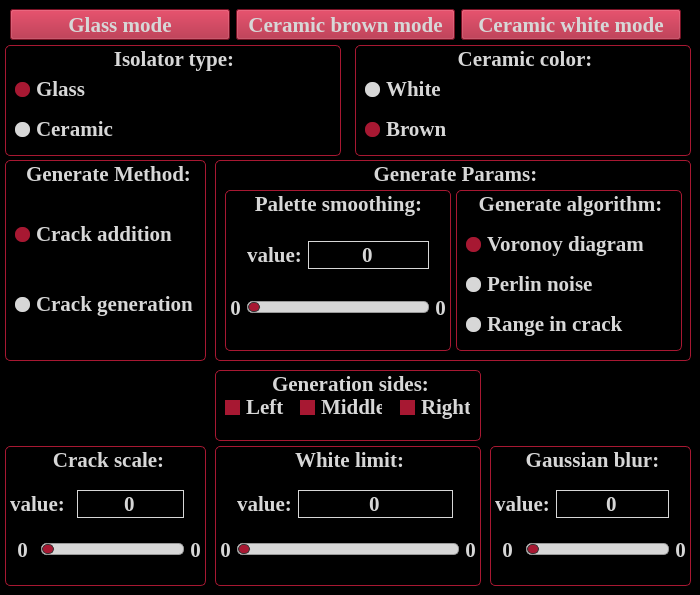
    <widget class="QWidget" name="tabProperties">
     <property name="styleSheet">
      <string notr="true">QWidget {
	background-color: black;
	color: #a71832;
    font-family: Times New Roman;
    font-size: 16pt;
    font-weight: 600;
}

QLineEdit {
	color: rgb(215, 215, 215);
	 border: 0.5px solid rgb(215, 215, 215);
}

QPushButton {
	color: rgb(215, 215, 215);
	background-color: rgb(167, 24, 50);
}

QPushButton:!enabled {
	color: rgb(215, 215, 215);
	background-color: rgb(88, 2, 13);
}

QPushButton:hover {
	color: rgb(215, 215, 215);
	background-color: rgb(109, 3, 16);
}

/*GROUP BOX*/
QGroupBox {
	color: #d7d7d7;
    border: 1px solid rgb(167, 24, 50);
    border-radius: 5px;
}

QLabel {
	color: rgb(215, 215, 215);
}

/*CHECK BOX*/
QCheckBox {
	color: rgb(215, 215, 215);
}

QCheckBox::indicator {
    width: 15px;
    height: 15px;
}

QCheckBox::indicator:unchecked {
	background-color: rgb(215, 215, 215);
}

QCheckBox::indicator:unchecked:hover {
    image: url(:/images/checkbox_unchecked_hover.png);
}

QCheckBox::indicator:unchecked:pressed {
    image: url(:/images/checkbox_unchecked_pressed.png);
}

QCheckBox::indicator:checked {
	background-color: rgb(167, 24, 50);
}

QCheckBox::indicator:checked:hover {
    image: url(:/images/checkbox_checked_hover.png);
}

QCheckBox::indicator:checked:pressed {
    image: url(:/images/checkbox_checked_pressed.png);
}

QCheckBox::indicator:indeterminate:hover {
    image: url(:/images/checkbox_indeterminate_hover.png);
}

QCheckBox::indicator:indeterminate:pressed {
    image: url(:/images/checkbox_indeterminate_pressed.png);
}

/*RADIO BUTTON*/
QRadioButton {
color: rgb(215, 215, 215);
}

QRadioButton::indicator {
    width: 15px;
    height: 15px;
}

QRadioButton::indicator::unchecked {
    
	background-color: rgb(215, 215, 215);
	border-radius: 7px;
}

QRadioButton::indicator:unchecked:hover {
    image: url(:/images/radiobutton_unchecked_hover.png);
}

QRadioButton::indicator:unchecked:pressed {
    image: url(:/images/radiobutton_unchecked_pressed.png);
}

QRadioButton::indicator::checked {
    
	background-color: rgb(167, 24, 50);
	border-radius: 7px;
}

QRadioButton::indicator:checked:hover {
    image: url(:/images/radiobutton_checked_hover.png);
}

QRadioButton::indicator:checked:pressed {
    image: url(:/images/radiobutton_checked_pressed.png);
}

/*HORIZONTAL SLIDER*/
QSlider::groove:horizontal {
    border: 1px solid #999999;
    height: 10px;
    background: rgb(215, 215, 215);
    margin: 0px;
	border-radius: 5px;
}

QSlider::handle:horizontal {
    background: rgb(167, 24, 50);
    border: 1px solid rgb(51, 51, 51);
    width: 10px;
	height: 30px;
    border-radius: 5px;
}</string>
     </property>
     <attribute name="title">
      <string>Properties</string>
     </attribute>
     <widget class="QGroupBox" name="gbWhiteLimit">
      <property name="geometry">
       <rect>
        <x>215</x>
        <y>446</y>
        <width>266</width>
        <height>140</height>
       </rect>
      </property>
      <property name="font">
       <font>
        <family>Times New Roman</family>
        <pointsize>16</pointsize>
        <weight>75</weight>
        <bold>true</bold>
       </font>
      </property>
      <property name="title">
       <string>White limit:</string>
      </property>
      <property name="alignment">
       <set>Qt::AlignCenter</set>
      </property>
      <widget class="QWidget" name="widget_3" native="true">
       <property name="geometry">
        <rect>
         <x>5</x>
         <y>30</y>
         <width>256</width>
         <height>101</height>
        </rect>
       </property>
       <layout class="QGridLayout" name="gridLayout_4">
        <item row="1" column="0">
         <widget class="QLabel" name="lblWhiteLimitMin">
          <property name="font">
           <font>
            <family>Times New Roman</family>
            <pointsize>16</pointsize>
            <weight>75</weight>
            <bold>true</bold>
           </font>
          </property>
          <property name="text">
           <string>0</string>
          </property>
          <property name="alignment">
           <set>Qt::AlignCenter</set>
          </property>
         </widget>
        </item>
        <item row="0" column="1">
         <widget class="QLabel" name="lblWhiteLimitTextValue">
          <property name="font">
           <font>
            <family>Times New Roman</family>
            <pointsize>16</pointsize>
            <weight>75</weight>
            <bold>true</bold>
           </font>
          </property>
          <property name="text">
           <string>value:</string>
          </property>
          <property name="alignment">
           <set>Qt::AlignCenter</set>
          </property>
         </widget>
        </item>
        <item row="1" column="4">
         <widget class="QLabel" name="lblWhiteLimitMax">
          <property name="font">
           <font>
            <family>Times New Roman</family>
            <pointsize>16</pointsize>
            <weight>75</weight>
            <bold>true</bold>
           </font>
          </property>
          <property name="text">
           <string>0</string>
          </property>
          <property name="alignment">
           <set>Qt::AlignCenter</set>
          </property>
         </widget>
        </item>
        <item row="1" column="1" colspan="3">
         <widget class="QSlider" name="sliderWhiteLimit">
          <property name="orientation">
           <enum>Qt::Horizontal</enum>
          </property>
         </widget>
        </item>
        <item row="0" column="2">
         <widget class="QLineEdit" name="leWhiteLimitValue">
          <property name="text">
           <string>0</string>
          </property>
          <property name="alignment">
           <set>Qt::AlignCenter</set>
          </property>
         </widget>
        </item>
       </layout>
      </widget>
     </widget>
     <widget class="QGroupBox" name="gbGenerateMethod">
      <property name="geometry">
       <rect>
        <x>5</x>
        <y>160</y>
        <width>201</width>
        <height>201</height>
       </rect>
      </property>
      <property name="font">
       <font>
        <family>Times New Roman</family>
        <pointsize>16</pointsize>
        <weight>75</weight>
        <bold>true</bold>
       </font>
      </property>
      <property name="title">
       <string>Generate Method:</string>
      </property>
      <property name="alignment">
       <set>Qt::AlignCenter</set>
      </property>
      <widget class="QRadioButton" name="rbCrackAddition">
       <property name="geometry">
        <rect>
         <x>10</x>
         <y>60</y>
         <width>179</width>
         <height>28</height>
        </rect>
       </property>
       <property name="font">
        <font>
         <family>Times New Roman</family>
         <pointsize>16</pointsize>
         <weight>75</weight>
         <bold>true</bold>
        </font>
       </property>
       <property name="text">
        <string>Crack addition</string>
       </property>
       <property name="checked">
        <bool>true</bool>
       </property>
      </widget>
      <widget class="QRadioButton" name="rbCrackGeneration">
       <property name="geometry">
        <rect>
         <x>10</x>
         <y>130</y>
         <width>179</width>
         <height>28</height>
        </rect>
       </property>
       <property name="font">
        <font>
         <family>Times New Roman</family>
         <pointsize>16</pointsize>
         <weight>75</weight>
         <bold>true</bold>
        </font>
       </property>
       <property name="text">
        <string>Crack generation</string>
       </property>
      </widget>
     </widget>
     <widget class="QGroupBox" name="gbGenerateParams">
      <property name="geometry">
       <rect>
        <x>215</x>
        <y>160</y>
        <width>476</width>
        <height>201</height>
       </rect>
      </property>
      <property name="font">
       <font>
        <family>Times New Roman</family>
        <pointsize>16</pointsize>
        <weight>75</weight>
        <bold>true</bold>
       </font>
      </property>
      <property name="title">
       <string>Generate Params:</string>
      </property>
      <property name="alignment">
       <set>Qt::AlignCenter</set>
      </property>
      <widget class="QGroupBox" name="gbPaletteSmoothing">
       <property name="geometry">
        <rect>
         <x>10</x>
         <y>30</y>
         <width>226</width>
         <height>161</height>
        </rect>
       </property>
       <property name="font">
        <font>
         <family>Times New Roman</family>
         <pointsize>16</pointsize>
         <weight>75</weight>
         <bold>true</bold>
        </font>
       </property>
       <property name="title">
        <string>Palette smoothing:</string>
       </property>
       <property name="alignment">
        <set>Qt::AlignCenter</set>
       </property>
       <widget class="QWidget" name="widget" native="true">
        <property name="geometry">
         <rect>
          <x>5</x>
          <y>30</y>
          <width>216</width>
          <height>121</height>
         </rect>
        </property>
        <layout class="QGridLayout" name="gridLayout_2">
         <item row="1" column="0">
          <widget class="QLabel" name="lblPaletteSmoothingMin">
           <property name="font">
            <font>
             <family>Times New Roman</family>
             <pointsize>16</pointsize>
             <weight>75</weight>
             <bold>true</bold>
            </font>
           </property>
           <property name="text">
            <string>0</string>
           </property>
           <property name="alignment">
            <set>Qt::AlignCenter</set>
           </property>
          </widget>
         </item>
         <item row="0" column="1">
          <widget class="QLabel" name="lblPaletteSmoothingTextValue">
           <property name="font">
            <font>
             <family>Times New Roman</family>
             <pointsize>16</pointsize>
             <weight>75</weight>
             <bold>true</bold>
            </font>
           </property>
           <property name="text">
            <string>value:</string>
           </property>
           <property name="alignment">
            <set>Qt::AlignCenter</set>
           </property>
          </widget>
         </item>
         <item row="1" column="3">
          <widget class="QLabel" name="lblPaletteSmoothingMax">
           <property name="font">
            <font>
             <family>Times New Roman</family>
             <pointsize>16</pointsize>
             <weight>75</weight>
             <bold>true</bold>
            </font>
           </property>
           <property name="text">
            <string>0</string>
           </property>
           <property name="alignment">
            <set>Qt::AlignCenter</set>
           </property>
          </widget>
         </item>
         <item row="1" column="1" colspan="2">
          <widget class="QSlider" name="sliderPaletteSmoothing">
           <property name="styleSheet">
            <string notr="true"/>
           </property>
           <property name="orientation">
            <enum>Qt::Horizontal</enum>
           </property>
          </widget>
         </item>
         <item row="0" column="2">
          <widget class="QLineEdit" name="lePaletteSmoothingValue">
           <property name="text">
            <string>0</string>
           </property>
           <property name="alignment">
            <set>Qt::AlignCenter</set>
           </property>
          </widget>
         </item>
        </layout>
       </widget>
      </widget>
      <widget class="QGroupBox" name="gbGenerateAlgorithm">
       <property name="geometry">
        <rect>
         <x>241</x>
         <y>30</y>
         <width>226</width>
         <height>161</height>
        </rect>
       </property>
       <property name="font">
        <font>
         <family>Times New Roman</family>
         <pointsize>16</pointsize>
         <weight>75</weight>
         <bold>true</bold>
        </font>
       </property>
       <property name="title">
        <string>Generate algorithm:</string>
       </property>
       <property name="alignment">
        <set>Qt::AlignCenter</set>
       </property>
       <widget class="QRadioButton" name="rbVoronoyDiagram">
        <property name="geometry">
         <rect>
          <x>10</x>
          <y>40</y>
          <width>209</width>
          <height>28</height>
         </rect>
        </property>
        <property name="font">
         <font>
          <family>Times New Roman</family>
          <pointsize>16</pointsize>
          <weight>75</weight>
          <bold>true</bold>
         </font>
        </property>
        <property name="text">
         <string>Voronoy diagram</string>
        </property>
        <property name="checked">
         <bool>true</bool>
        </property>
       </widget>
       <widget class="QRadioButton" name="rbPerlinNoise">
        <property name="geometry">
         <rect>
          <x>10</x>
          <y>80</y>
          <width>209</width>
          <height>28</height>
         </rect>
        </property>
        <property name="font">
         <font>
          <family>Times New Roman</family>
          <pointsize>16</pointsize>
          <weight>75</weight>
          <bold>true</bold>
         </font>
        </property>
        <property name="text">
         <string>Perlin noise</string>
        </property>
       </widget>
       <widget class="QRadioButton" name="rbRangeInCrack">
        <property name="geometry">
         <rect>
          <x>10</x>
          <y>120</y>
          <width>209</width>
          <height>28</height>
         </rect>
        </property>
        <property name="font">
         <font>
          <family>Times New Roman</family>
          <pointsize>16</pointsize>
          <weight>75</weight>
          <bold>true</bold>
         </font>
        </property>
        <property name="text">
         <string>Range in crack</string>
        </property>
       </widget>
      </widget>
     </widget>
     <widget class="QGroupBox" name="gbGenerationSide">
      <property name="geometry">
       <rect>
        <x>215</x>
        <y>370</y>
        <width>266</width>
        <height>71</height>
       </rect>
      </property>
      <property name="font">
       <font>
        <family>Times New Roman</family>
        <pointsize>16</pointsize>
        <weight>75</weight>
        <bold>true</bold>
       </font>
      </property>
      <property name="title">
       <string>Generation sides:</string>
      </property>
      <property name="alignment">
       <set>Qt::AlignCenter</set>
      </property>
      <widget class="QCheckBox" name="cbRight">
       <property name="geometry">
        <rect>
         <x>10</x>
         <y>25</y>
         <width>59</width>
         <height>24</height>
        </rect>
       </property>
       <property name="font">
        <font>
         <family>Times New Roman</family>
         <pointsize>16</pointsize>
         <weight>75</weight>
         <bold>true</bold>
        </font>
       </property>
       <property name="text">
        <string>Left</string>
       </property>
       <property name="checked">
        <bool>true</bool>
       </property>
      </widget>
      <widget class="QCheckBox" name="cbMiddle">
       <property name="geometry">
        <rect>
         <x>85</x>
         <y>25</y>
         <width>82</width>
         <height>24</height>
        </rect>
       </property>
       <property name="font">
        <font>
         <family>Times New Roman</family>
         <pointsize>16</pointsize>
         <weight>75</weight>
         <bold>true</bold>
        </font>
       </property>
       <property name="text">
        <string>Middle</string>
       </property>
       <property name="checked">
        <bool>true</bool>
       </property>
      </widget>
      <widget class="QCheckBox" name="cbLeft">
       <property name="geometry">
        <rect>
         <x>185</x>
         <y>25</y>
         <width>70</width>
         <height>24</height>
        </rect>
       </property>
       <property name="font">
        <font>
         <family>Times New Roman</family>
         <pointsize>16</pointsize>
         <weight>75</weight>
         <bold>true</bold>
        </font>
       </property>
       <property name="text">
        <string>Right</string>
       </property>
       <property name="checked">
        <bool>true</bool>
       </property>
      </widget>
     </widget>
     <widget class="QGroupBox" name="gbCeramicColor">
      <property name="geometry">
       <rect>
        <x>355</x>
        <y>45</y>
        <width>336</width>
        <height>111</height>
       </rect>
      </property>
      <property name="font">
       <font>
        <family>Times New Roman</family>
        <pointsize>16</pointsize>
        <weight>75</weight>
        <bold>true</bold>
       </font>
      </property>
      <property name="title">
       <string>Ceramic color:</string>
      </property>
      <property name="alignment">
       <set>Qt::AlignCenter</set>
      </property>
      <property name="flat">
       <bool>false</bool>
      </property>
      <property name="checkable">
       <bool>false</bool>
      </property>
      <widget class="QRadioButton" name="rbBrown">
       <property name="geometry">
        <rect>
         <x>10</x>
         <y>30</y>
         <width>308</width>
         <height>28</height>
        </rect>
       </property>
       <property name="font">
        <font>
         <family>Times New Roman</family>
         <pointsize>16</pointsize>
         <weight>75</weight>
         <bold>true</bold>
        </font>
       </property>
       <property name="text">
        <string>White</string>
       </property>
      </widget>
      <widget class="QRadioButton" name="rbWhite">
       <property name="geometry">
        <rect>
         <x>10</x>
         <y>70</y>
         <width>311</width>
         <height>28</height>
        </rect>
       </property>
       <property name="font">
        <font>
         <family>Times New Roman</family>
         <pointsize>16</pointsize>
         <weight>75</weight>
         <bold>true</bold>
        </font>
       </property>
       <property name="text">
        <string>Brown</string>
       </property>
       <property name="checked">
        <bool>true</bool>
       </property>
      </widget>
     </widget>
     <widget class="QGroupBox" name="gbGaussianBlur">
      <property name="geometry">
       <rect>
        <x>490</x>
        <y>446</y>
        <width>201</width>
        <height>140</height>
       </rect>
      </property>
      <property name="sizePolicy">
       <sizepolicy hsizetype="Preferred" vsizetype="Preferred">
        <horstretch>0</horstretch>
        <verstretch>0</verstretch>
       </sizepolicy>
      </property>
      <property name="font">
       <font>
        <family>Times New Roman</family>
        <pointsize>16</pointsize>
        <weight>75</weight>
        <bold>true</bold>
       </font>
      </property>
      <property name="title">
       <string>Gaussian blur:</string>
      </property>
      <property name="alignment">
       <set>Qt::AlignCenter</set>
      </property>
      <widget class="QWidget" name="widget_4" native="true">
       <property name="geometry">
        <rect>
         <x>5</x>
         <y>30</y>
         <width>191</width>
         <height>101</height>
        </rect>
       </property>
       <layout class="QGridLayout" name="gridLayout_5">
        <item row="1" column="1" colspan="2">
         <widget class="QSlider" name="sliderGaussianBlur">
          <property name="orientation">
           <enum>Qt::Horizontal</enum>
          </property>
         </widget>
        </item>
        <item row="1" column="3">
         <widget class="QLabel" name="lblGaussianBlurMax">
          <property name="font">
           <font>
            <family>Times New Roman</family>
            <pointsize>16</pointsize>
            <weight>75</weight>
            <bold>true</bold>
           </font>
          </property>
          <property name="text">
           <string>0</string>
          </property>
          <property name="alignment">
           <set>Qt::AlignCenter</set>
          </property>
         </widget>
        </item>
        <item row="1" column="0">
         <widget class="QLabel" name="lblGaussianBlurMin">
          <property name="font">
           <font>
            <family>Times New Roman</family>
            <pointsize>16</pointsize>
            <weight>75</weight>
            <bold>true</bold>
           </font>
          </property>
          <property name="text">
           <string>0</string>
          </property>
          <property name="alignment">
           <set>Qt::AlignCenter</set>
          </property>
         </widget>
        </item>
        <item row="0" column="0" colspan="2">
         <widget class="QLabel" name="lblGaussianBlurTextValue">
          <property name="font">
           <font>
            <family>Times New Roman</family>
            <pointsize>16</pointsize>
            <weight>75</weight>
            <bold>true</bold>
           </font>
          </property>
          <property name="text">
           <string>value:</string>
          </property>
          <property name="alignment">
           <set>Qt::AlignCenter</set>
          </property>
         </widget>
        </item>
        <item row="0" column="2">
         <widget class="QLineEdit" name="laGaussianBlurValue">
          <property name="text">
           <string>0</string>
          </property>
          <property name="alignment">
           <set>Qt::AlignCenter</set>
          </property>
         </widget>
        </item>
       </layout>
      </widget>
     </widget>
     <widget class="QGroupBox" name="gbIsolatorType">
      <property name="geometry">
       <rect>
        <x>5</x>
        <y>45</y>
        <width>336</width>
        <height>111</height>
       </rect>
      </property>
      <property name="font">
       <font>
        <family>Times New Roman</family>
        <pointsize>16</pointsize>
        <weight>75</weight>
        <bold>true</bold>
       </font>
      </property>
      <property name="title">
       <string>Isolator type:</string>
      </property>
      <property name="alignment">
       <set>Qt::AlignCenter</set>
      </property>
      <widget class="QRadioButton" name="rbGlass">
       <property name="geometry">
        <rect>
         <x>10</x>
         <y>30</y>
         <width>319</width>
         <height>28</height>
        </rect>
       </property>
       <property name="font">
        <font>
         <family>Times New Roman</family>
         <pointsize>16</pointsize>
         <weight>75</weight>
         <bold>true</bold>
        </font>
       </property>
       <property name="text">
        <string>Glass</string>
       </property>
       <property name="checked">
        <bool>true</bool>
       </property>
      </widget>
      <widget class="QRadioButton" name="rbCeramic">
       <property name="geometry">
        <rect>
         <x>10</x>
         <y>70</y>
         <width>319</width>
         <height>28</height>
        </rect>
       </property>
       <property name="font">
        <font>
         <family>Times New Roman</family>
         <pointsize>16</pointsize>
         <weight>75</weight>
         <bold>true</bold>
        </font>
       </property>
       <property name="text">
        <string>Ceramic</string>
       </property>
      </widget>
     </widget>
     <widget class="QGroupBox" name="gbCrackScale">
      <property name="geometry">
       <rect>
        <x>5</x>
        <y>446</y>
        <width>201</width>
        <height>140</height>
       </rect>
      </property>
      <property name="font">
       <font>
        <family>Times New Roman</family>
        <pointsize>16</pointsize>
        <weight>75</weight>
        <bold>true</bold>
       </font>
      </property>
      <property name="title">
       <string>Crack scale:</string>
      </property>
      <property name="alignment">
       <set>Qt::AlignCenter</set>
      </property>
      <widget class="QWidget" name="widget_2" native="true">
       <property name="geometry">
        <rect>
         <x>5</x>
         <y>30</y>
         <width>191</width>
         <height>101</height>
        </rect>
       </property>
       <layout class="QGridLayout" name="gridLayout_3">
        <item row="1" column="4">
         <widget class="QLabel" name="lblCrackScaleMax">
          <property name="font">
           <font>
            <family>Times New Roman</family>
            <pointsize>16</pointsize>
            <weight>75</weight>
            <bold>true</bold>
           </font>
          </property>
          <property name="text">
           <string>0</string>
          </property>
          <property name="alignment">
           <set>Qt::AlignCenter</set>
          </property>
         </widget>
        </item>
        <item row="0" column="0" colspan="2">
         <widget class="QLabel" name="lblCrackScaleTextValue">
          <property name="font">
           <font>
            <family>Times New Roman</family>
            <pointsize>16</pointsize>
            <weight>75</weight>
            <bold>true</bold>
           </font>
          </property>
          <property name="text">
           <string>value:</string>
          </property>
          <property name="alignment">
           <set>Qt::AlignCenter</set>
          </property>
         </widget>
        </item>
        <item row="1" column="1" colspan="3">
         <widget class="QSlider" name="sliderCrackScale">
          <property name="orientation">
           <enum>Qt::Horizontal</enum>
          </property>
         </widget>
        </item>
        <item row="1" column="0">
         <widget class="QLabel" name="lblCrackScaleMin">
          <property name="font">
           <font>
            <family>Times New Roman</family>
            <pointsize>16</pointsize>
            <weight>75</weight>
            <bold>true</bold>
           </font>
          </property>
          <property name="text">
           <string>0</string>
          </property>
          <property name="alignment">
           <set>Qt::AlignCenter</set>
          </property>
         </widget>
        </item>
        <item row="0" column="3">
         <widget class="QLineEdit" name="leCrackScaleValue">
          <property name="text">
           <string>0</string>
          </property>
          <property name="alignment">
           <set>Qt::AlignCenter</set>
          </property>
         </widget>
        </item>
       </layout>
      </widget>
     </widget>
     <widget class="QWidget" name="horizontalLayoutWidget">
      <property name="geometry">
       <rect>
        <x>10</x>
        <y>9</y>
        <width>671</width>
        <height>31</height>
       </rect>
      </property>
      <layout class="QHBoxLayout" name="horizontalLayout_7">
       <item>
        <widget class="QPushButton" name="btnGlassMode">
         <property name="text">
          <string>Glass mode</string>
         </property>
        </widget>
       </item>
       <item>
        <widget class="QPushButton" name="btnCeramicBrownMode">
         <property name="text">
          <string>Ceramic brown mode</string>
         </property>
        </widget>
       </item>
       <item>
        <widget class="QPushButton" name="btnCeramicWhiteMode">
         <property name="text">
          <string>Ceramic white mode</string>
         </property>
        </widget>
       </item>
      </layout>
     </widget>
    </widget>
